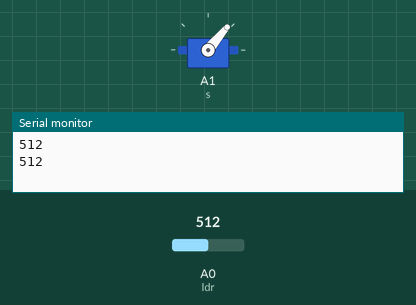
The sketch below on a simulated Arduino Uno, built with avr-gcc and run on an emulated ATmega328P. On the bench: servo, the last lines printed to the serial monitor. The test bench sets the inputs (shaded band); at power-on: A0 (ldr) = 512.

Above: at 1.8 s.
1.9 s: A0 (ldr) set to 11
4.2 s: A0 (ldr) set to 8
At 7.2 s:
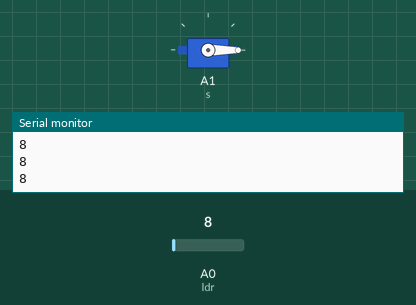
7.5 s: A0 (ldr) set to 122
At 9.7 s:
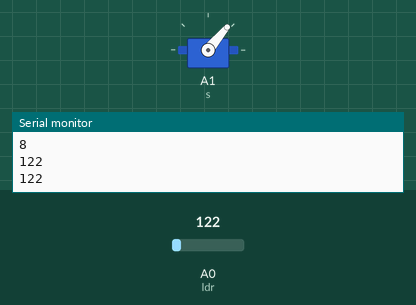
10.5 s: A0 (ldr) set to 0
At 13.2 s:
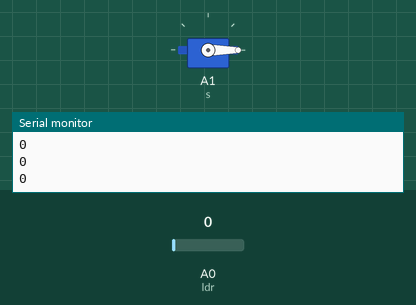
Timing chart, 0 to 14.5 s (numbered marks = the images above; inputs shaded):
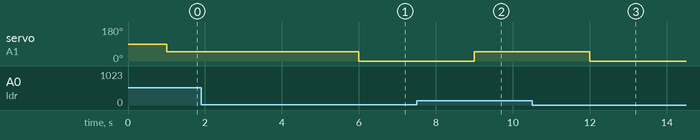

The sketch:

Servo_motor.ino
```cpp
int ldr=A0;
#include<Servo.h>
Servo s;
void setup() {
  // put your setup code here, to run once:
  pinMode(ldr,INPUT);
  Serial.begin(9600);
  pinMode(A1,OUTPUT);
  s.attach(A1);

}

void loop() {
  int a=analogRead(ldr);
  Serial.println(a);
  delay(1000);
  if (a>=10){
    s.write(50);
  }
  else if(a<10){
    s.write(-50);
  }
  // put your main code here, to run repeatedly:

}
```

Measured:
- the behaviour switches between 10 and 9 on A0 (ldr) (found by bisection; images 0 and 1)
- after the input at 4.2 s, servo on A1 (s): 50° → 0° after 1.8 s
- after the input at 7.5 s, servo on A1 (s): 0° → 50° after 1.5 s
- after the input at 10.5 s, servo on A1 (s): 50° → 0° after 1.5 s
